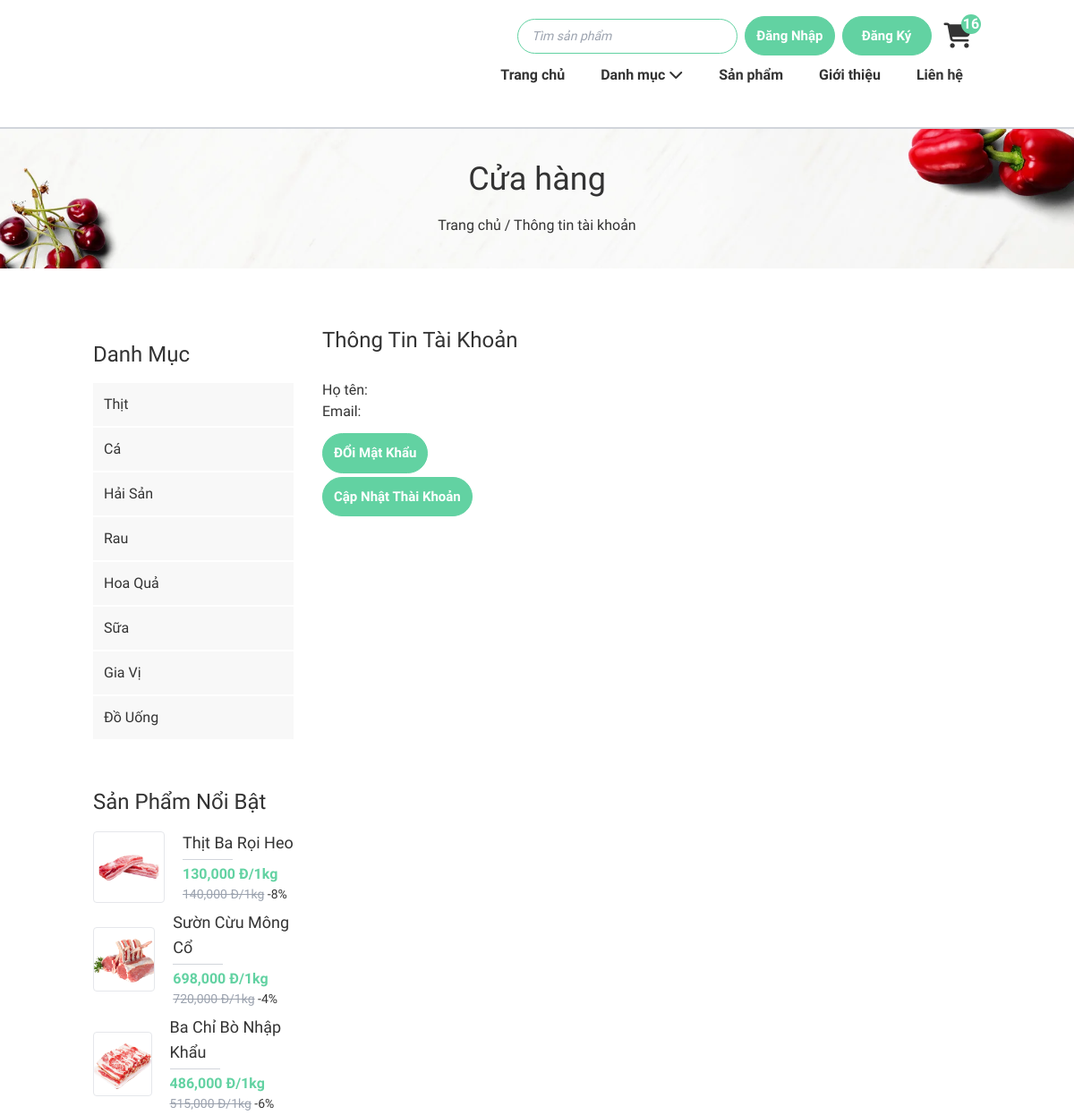
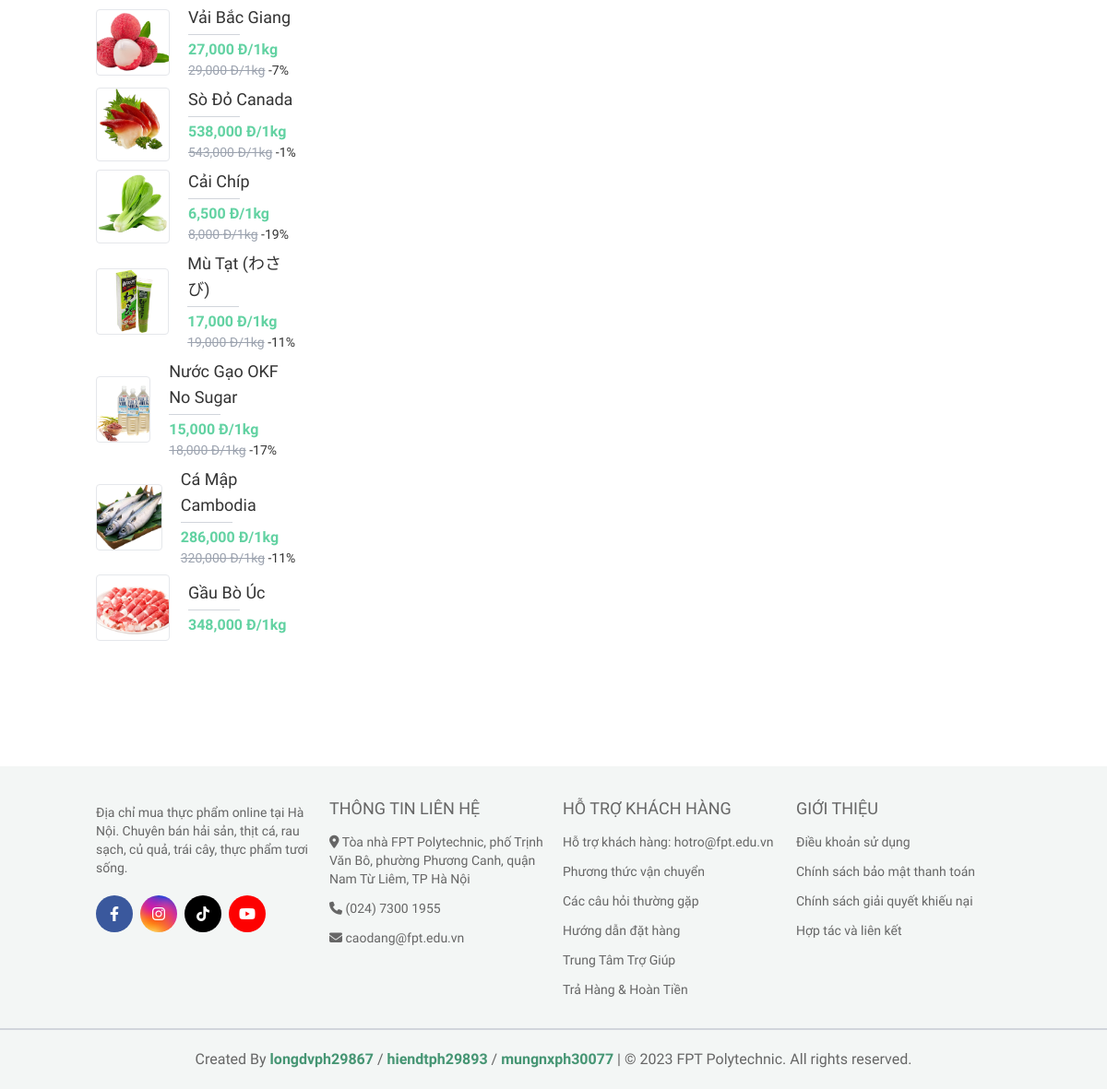
The page /site/info-user/index.php on the database its author committed (2 pictures, top to bottom).
### tables this page shows
CREATE TABLE `loai` (
  `ma_loai` int(10) NOT NULL COMMENT 'mã loại hàng',
  `ten_loai` varchar(50) NOT NULL COMMENT 'tên loại hàng'
);

CREATE TABLE `hang_hoa` (
  `ma_hh` int(11) NOT NULL COMMENT 'mã hàng hoá',
  `ten_hh` varchar(50) NOT NULL COMMENT 'tên hàng hoá',
  `don_gia` double(10,2) NOT NULL COMMENT 'đơn giá',
  `giam_gia` double(10,2) DEFAULT 0.00 COMMENT 'mức giảm giá',
  `hinh` varchar(50) NOT NULL COMMENT 'hình ảnh',
  `ngay_nhap` date DEFAULT NULL COMMENT 'ngày nhập hàng',
  `mo_ta` text NOT NULL COMMENT 'mô tả hàng hoá',
  `dac_biet` tinyint(1) NOT NULL COMMENT 'tràng thái đặc biệt',
  `so_luot_xem` int(11) NOT NULL DEFAULT 0 COMMENT 'số lượt xem',
  `ma_loai` int(10) NOT NULL COMMENT 'mã loại'
);

### site/info-user/index.php (called while the page is built, shortened)
<?php
    require '../../global.php';
    require "../../dao/pdo.php";
    require '../../dao/danhmuc.php';
    require '../../dao/hanghoa.php';
    $dsloai = danhMuc_selectAll();
    $top10 = hang_hoa_top_10();
    require '../layout.php'
?>

### dao/pdo.php (called while the page is built, shortened)
<?php
function pdo_get_connection(){
    $hostname='localhost';
    $dbname='xsshop';
    $username = 'root';
    $password = '';
    try{
        $connect = new PDO("mysql:host=$hostname;dbname=$dbname;charset=utf8", $username, $password);
        $connect->setAttribute(PDO::ATTR_ERRMODE, PDO::ERRMODE_EXCEPTION);
        return $connect;
    }catch(PDOException $e){
        $e->getMessage();
    }
}
function pdo_query($sql){
    $sql_args = array_slice(func_get_args(), 1);
    try{
        $connect = pdo_get_connection();
        $stmt = $connect->prepare($sql);
        $stmt->execute($sql_args);
        $rows = $stmt->fetchAll();
        return $rows;
    }
    catch(PDOException $e){
        throw $e;
    }
    finally{
        unset($connect);
    }
}
?>

### dao/danhmuc.php (called while the page is built, shortened)
<?php
    function danhMuc_selectAll(){
        $sql = "SELECT * FROM `loai`";
        return pdo_query($sql);
    }
?>

### dao/hanghoa.php (called while the page is built, shortened)
<?php
    function hang_hoa_top_10() {
        $sql = "SELECT * FROM `hang_hoa` ORDER BY so_luot_xem DESC LIMIT 10";
        return pdo_query($sql);
    }
?>

### global.php (called while the page is built, shortened)
<?php
    $url="/food_market_10-diem";
    $url_content="$url/content";
    $url_site="$url/site";
    function discountPrecent ($price, $discount) {
        return $discount/($price/100);
    }
?>

### site/items-content/top-10-layout2.php (the view, shortened to what this page needs)
<div class="p-4 lg:w-full sm:w-1/2 w-full">
    <h3 class="text-2xl font-['Berkshire_Swash'] mb-4">Sản phẩm nổi bật</h3>
    <ul class="space-y-3">
        <?php
        foreach ($top10 as $item) {
            $link = $url_site . "/hang-hoa/chi-tiet.php?ma_hh=" . $item['ma_hh'];
        ?>
            <a href="<?= $link ?>">
                <li class="flex items-center mt-2">
                    <div class="w-20 border-gray-200 rounded overflow-hidden" style="border-width: 1px;">
                        <img src="<?= $url_content ?>/images/image_products/<?= $item['hinh'] ?>" class="min-h-[70px] object-cover" alt="">
                    </div>
                    <div class="pl-5">
                        <h4 class="text-lg"><?= $item['ten_hh'] ?></h4>
                        <div class="w-14 h-[1px] bg-gray-300 my-1"></div>
                        <p class="text-[#62d2a2] font-bold "><?= number_format($item['don_gia'] - $item['giam_gia']) ?> đ/1kg</p>
                        <?php
                        if ($item['giam_gia'] > 0) {
                        ?>
                            <div class="text-sm"><span class="line-through text-gray-400"><?= number_format($item['don_gia']) ?> đ/1kg</span> -<?= ceil(discountPrecent($item['don_gia'], $item['giam_gia'])) ?>%</div>
                        <?php
                        }
                        ?>
                    </div>
                </li>
            </a>
        <?php
        }
        ?>
    </ul>
</div>

### site/items-content/danh-muc-layout2.php
<div class="lg:mb-5 p-4 lg:w-full sm:w-1/2 w-full">
    <h3 class="text-2xl font-['Berkshire_Swash'] mb-4">Danh mục</h3>
    <ul>
        <?php
        foreach ($dsloai as $loai) {
        $link = '../hang-hoa/liet-ke.php?ma_loai='.$loai['ma_loai'];
        ?>
            <li>
                <a href="<?=$link?>" class="block px-3 py-3 bg-[#f8f8f8] border-b-2 border-white duration-300 hover:text-white hover:bg-[#62d2a2]"><?= $loai['ten_loai'] ?></a>
            </li>
        <?php
        }
        ?>
    </ul>
</div>

### content/style/style.css (style rules this page uses)
:root { --primary-color: #62d2a2; }
body { color: #333333; }

### content/style/categorys.css (style rules this page uses)
:root { --primary-color: #62d2a2; }

### content/style/topproducts.css (style rules this page uses)
:root { --primary-color: #62d2a2; }

### rows shown on the page
loai: ten_loai "Thịt"
loai: ten_loai "Cá"
loai: ten_loai "Hải Sản"
loai: ten_loai "Rau"
loai: ten_loai "Hoa Quả"
loai: ten_loai "Sữa"
loai: ten_loai "Gia Vị"
loai: ten_loai "Đồ Uống"
hang_hoa: hinh (picture), ten_hh "Thịt Ba Rọi Heo", $item['don_gia'] - $item['giam_gia'] "130,000", don_gia "140,000", don_gia+giam_gia "8"
hang_hoa: hinh (picture), ten_hh "Sườn Cừu Mông Cổ", $item['don_gia'] - $item['giam_gia'] "698,000", don_gia "720,000", don_gia+giam_gia "4"
hang_hoa: hinh (picture), ten_hh "Ba Chỉ Bò Nhập Khẩu", $item['don_gia'] - $item['giam_gia'] "486,000", don_gia "515,000", don_gia+giam_gia "6"
hang_hoa: hinh (picture), ten_hh "Vải Bắc Giang", $item['don_gia'] - $item['giam_gia'] "27,000", don_gia "29,000", don_gia+giam_gia "7"
hang_hoa: hinh (picture), ten_hh "Sò Đỏ Canada", $item['don_gia'] - $item['giam_gia'] "538,000", don_gia "543,000", don_gia+giam_gia "1"
hang_hoa: hinh (picture), ten_hh "Cải Chíp", $item['don_gia'] - $item['giam_gia'] "6,500", don_gia "8,000", don_gia+giam_gia "19"
hang_hoa: hinh (picture), ten_hh "Mù Tạt (わさび)", $item['don_gia'] - $item['giam_gia'] "17,000", don_gia "19,000", don_gia+giam_gia "11"
hang_hoa: hinh (picture), ten_hh "Nước Gạo OKF No Sugar", $item['don_gia'] - $item['giam_gia'] "15,000", don_gia "18,000", don_gia+giam_gia "17"
hang_hoa: hinh (picture), ten_hh "Cá Mập Cambodia", $item['don_gia'] - $item['giam_gia'] "286,000", don_gia "320,000", don_gia+giam_gia "11"
hang_hoa: hinh (picture), ten_hh "Gầu Bò Úc", $item['don_gia'] - $item['giam_gia'] "348,000"

### other values the page prints
$MESSAGE "Thông tin tài khoản"
